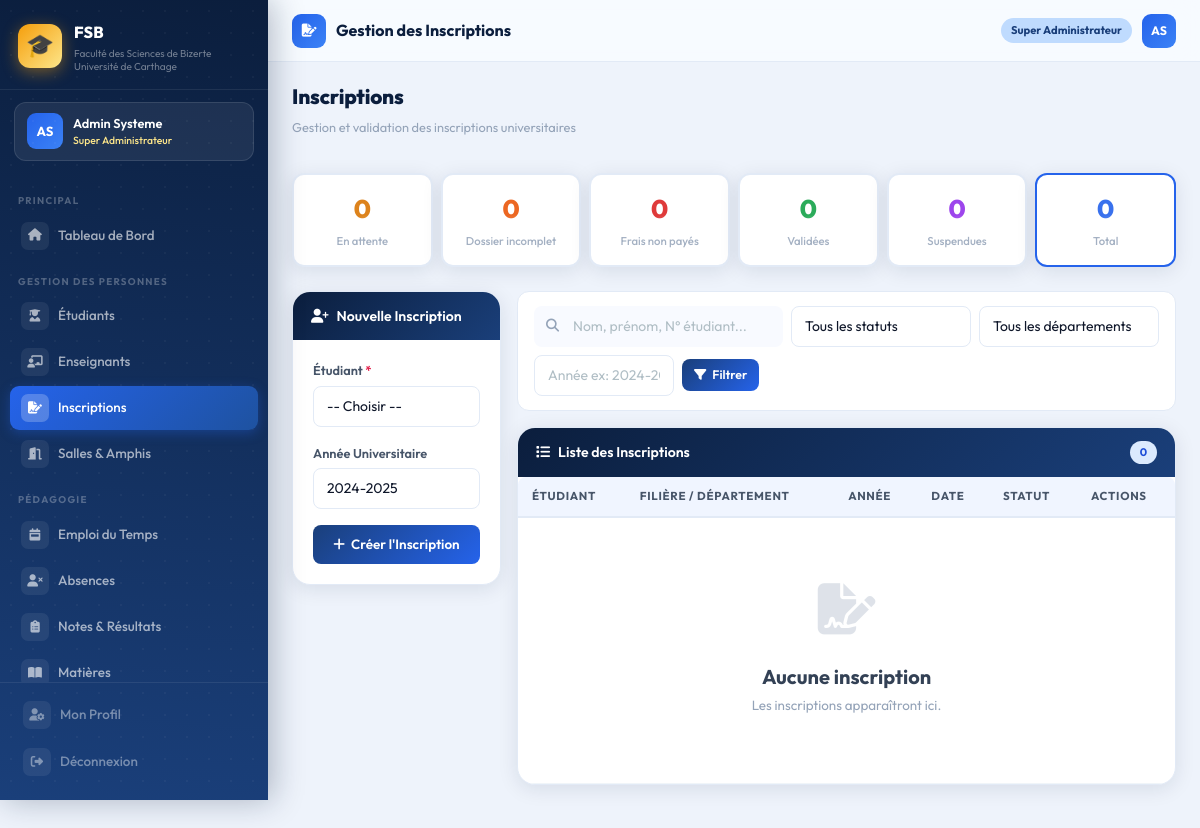
/dashboard/inscriptions/ (signed in), run on an earlier commit of the app's database.
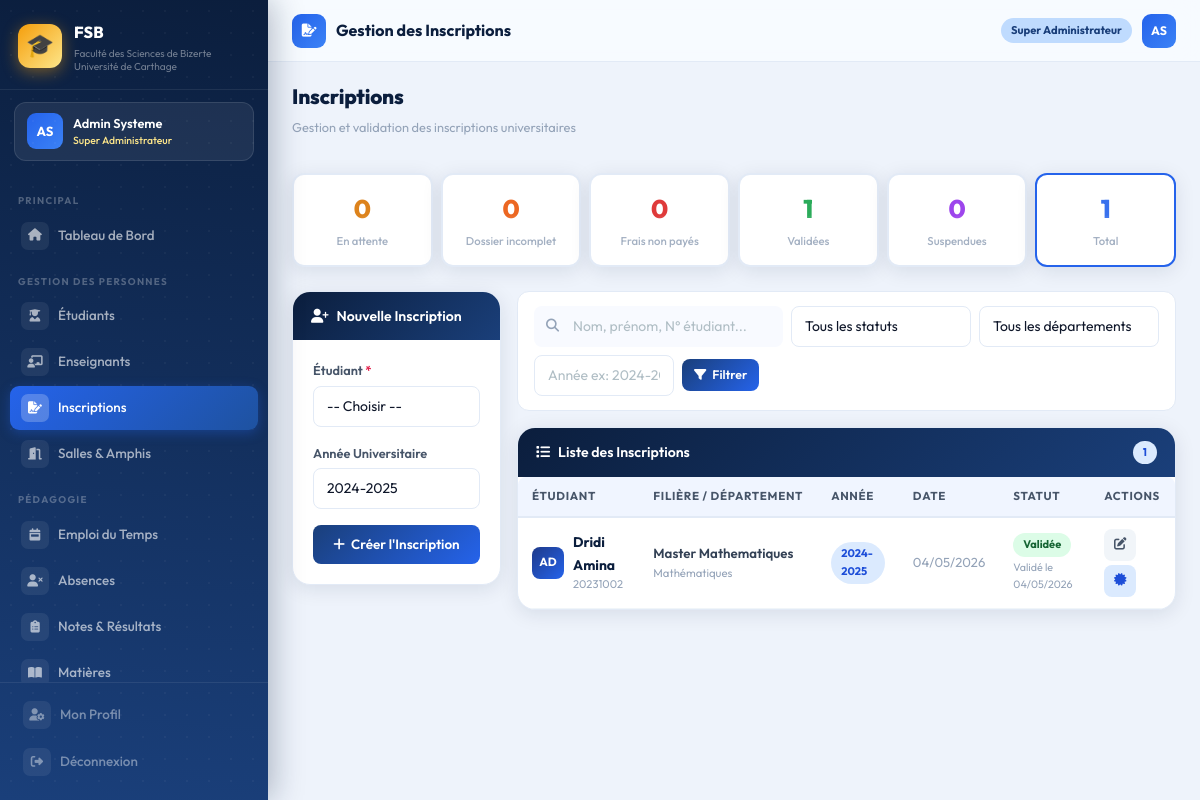
And on a later commit of the database.
### administration/models.py (models this page shows, shortened)
class Inscription(models.Model):
    STATUT_CHOICES = [
        ('en_attente',    'En attente de validation'),
        ('dossier_incomplet', 'Dossier incomplet'),
        ('frais_non_payes',   'Frais non payés'),
        ('validee',       'Validée'),
        ('suspendue',     'Suspendue'),
        ('annulee',       'Annulée'),
    ]
    etudiant            = models.ForeignKey(
        Etudiant, on_delete=models.CASCADE, related_name='inscriptions'
    )
    filiere             = models.ForeignKey(Filiere, on_delete=models.CASCADE)
    annee_universitaire = models.CharField(max_length=9, default='2024-2025')
    date_inscription    = models.DateField(auto_now_add=True)
    statut              = models.CharField(
        max_length=25, choices=STATUT_CHOICES, default='en_attente'
    )
    commentaire         = models.TextField(
        blank=True, default='',
        help_text="Commentaire de l'administration"
    )
    date_validation     = models.DateField(null=True, blank=True)
    valide_par          = models.CharField(max_length=100, blank=True, default='')
    class Meta:
        unique_together = ['etudiant', 'annee_universitaire']
        ordering = ['-date_inscription']

class Etudiant(models.Model):
    STATUT_CHOICES = [
        ('inscrit',   'Inscrit'),
        ('suspendu',  'Suspendu'),
        ('diplome',   'Diplômé'),
        ('abandonne', 'Abandonné'),
    ]
    nom               = models.CharField(max_length=100,null=True, blank=True)
    prenom            = models.CharField(max_length=100,null=True, blank=True)
    numero_etudiant   = models.CharField(max_length=20, unique=True)
    cin               = models.CharField(max_length=20, blank=True)
    email             = models.EmailField(blank=True)
    telephone         = models.CharField(max_length=20, blank=True)
    filiere           = models.ForeignKey(Filiere, on_delete=models.SET_NULL,
                                          null=True, related_name='etudiants')
    annee_inscription = models.IntegerField()
    date_naissance    = models.DateField(null=True, blank=True)
    lieu_naissance    = models.CharField(max_length=100, blank=True)
    adresse           = models.TextField(blank=True)
    statut            = models.CharField(max_length=20, choices=STATUT_CHOICES,
                                         default='inscrit')

class Filiere(models.Model):
    NIVEAU_CHOICES = [
        ('L1','Licence 1'), ('L2','Licence 2'), ('L3','Licence 3'),
        ('M1','Master 1'),  ('M2','Master 2'),  ('Doc','Doctorat'),
        ('CPI','Cycle Préparatoire Intégré'), ('CI','Cycle Ingénieur'),
    ]
    TYPE_CHOICES = [
        ('licence',    'Licence'),
        ('master',     'Master'),
        ('doctorat',   'Doctorat'),
        ('cpi',        'CPI'),
        ('ci',         'CI'),
    ]
    nom            = models.CharField(max_length=100)
    code           = models.CharField(max_length=20, unique=True)
    departement    = models.ForeignKey(
        Departement, on_delete=models.CASCADE, related_name='filieres'
    )
    niveau         = models.CharField(max_length=5, choices=NIVEAU_CHOICES)
    type_formation = models.CharField(
        max_length=20, choices=TYPE_CHOICES, default='licence'
    )
    description    = models.TextField(blank=True, default='')

class Departement(models.Model):
    NOM_CHOICES = [
        ('mathematiques',  'Mathématiques'),
        ('informatique',   'Informatique'),
        ('physique',       'Physique'),
        ('chimie',         'Chimie'),
        ('biologie',   'Biologie'),
        ('geologie', 'Géologie'),
    ]
    nom         = models.CharField(max_length=50, choices=NOM_CHOICES, unique=True)
    chef        = models.CharField(max_length=100, blank=True, null=True, help_text="Nom du chef de département")
    email       = models.EmailField(blank=True)
    telephone   = models.CharField(max_length=20, blank=True)
    description = models.TextField(blank=True)

### administration/views.py (the view, shortened to what this page needs)
@login_required
def gestion_inscriptions(request):
    statut_filtre   = request.GET.get('statut', '')
    annee_filtre    = request.GET.get('annee', '')
    dept_filtre     = request.GET.get('dept', '')
    query           = request.GET.get('q', '')
    inscriptions = Inscription.objects.select_related(
        'etudiant', 'filiere', 'filiere__departement'
    ).all()
    if statut_filtre:
        inscriptions = inscriptions.filter(statut=statut_filtre)
    if annee_filtre:
        inscriptions = inscriptions.filter(annee_universitaire=annee_filtre)
    if dept_filtre:
        inscriptions = inscriptions.filter(filiere__departement_id=dept_filtre)
    from django.db.models import Count
    stats_statut = {
        'en_attente':         Inscription.objects.filter(statut='en_attente').count(),
        'dossier_incomplet':  Inscription.objects.filter(statut='dossier_incomplet').count(),
        'frais_non_payes':    Inscription.objects.filter(statut='frais_non_payes').count(),
        'validee':            Inscription.objects.filter(statut='validee').count(),
        'suspendue':          Inscription.objects.filter(statut='suspendue').count(),
        'annulee':            Inscription.objects.filter(statut='annulee').count(),
    }
    return render(request, 'administration/inscriptions.html', {
        'inscriptions':   inscriptions,
        'etudiants':      Etudiant.objects.filter(statut='inscrit').order_by('nom'),
        'departements':   Departement.objects.all(),
        'statut_choices': Inscription.STATUT_CHOICES,
        'statut_filtre':  statut_filtre,
        'annee_filtre':   annee_filtre,
        'dept_filtre':    dept_filtre,
        'query':          query,
        'stats':          stats_statut,
    })

### accounts/models.py (called while the page is built)
    @property
    def is_super_admin(self):
        return self.role == 'super_admin'

### templates/administration/inscriptions.html (shortened to what the changed rows need)
{% extends 'base.html' %}
{% block content %}
<div class="page-header">
  <div>
    <h1>Inscriptions</h1>
  </div>
</div>
<div class="row g-2 mb-4">
  <div class="col fu fu4">
    <a href="?statut=validee" class="stat-link">
      <div class="stat-card {% if statut_filtre == 'validee' %}active-validee{% endif %}">
        <div class="stat-value validee">{{ stats.validee }}</div>
        <div class="stat-label">Validées</div>
      </div>
    </a>
  </div>
  <div class="col fu fu6">
    <a href="?" class="stat-link">
      <div class="stat-card {% if not statut_filtre %}active-total{% endif %}">
        <div class="stat-value total">
          {{ stats.en_attente|add:stats.dossier_incomplet|add:stats.frais_non_payes|add:stats.validee|add:stats.suspendue|add:stats.annulee }}
        </div>
        <div class="stat-label">Total</div>
      </div>
    </a>
  </div>
</div>
<div class="row g-3">
  <div class="col-lg-9">
    <div class="card-fsb fu fu2">
      <div class="card-fsb-header">
        <div class="header-left"><i class="fas fa-list"></i> Liste des Inscriptions</div>
        <span class="badge-pill b-blue">{{ inscriptions.count }}</span>
      </div>
      <div class="card-fsb-body" style="padding:0">
        <div class="table-responsive">
          <table class="table-fsb">
            <thead>
              <tr>
                <th>Étudiant</th>
                <th>Filière / Département</th>
                <th>Année</th>
                <th>Date</th>
                <th>Statut</th>
                <th>Actions</th>
              </tr>
            </thead>
            <tbody>
              {% for ins in inscriptions %}
              <tr>
                <td style="vertical-align:middle">
                  <div style="display:flex;align-items:center;gap:9px">
                    <div style="width:32px;height:32px;border-radius:8px;
                                background:linear-gradient(135deg,#1e3a8a,#2563eb);
                                display:flex;align-items:center;justify-content:center;
                                color:white;font-weight:700;font-size:0.74rem;flex-shrink:0">
                      {{ ins.etudiant.prenom|first|upper }}{{ ins.etudiant.nom|first|upper }}
                    </div>
                    <div>
                      <div style="font-weight:700;color:#0b1e3d;font-size:0.87rem">
                        {{ ins.etudiant.nom }} {{ ins.etudiant.prenom }}
                      </div>
                      <div style="font-size:0.7rem;color:#94a3b8">
                        {{ ins.etudiant.numero_etudiant }}
                      </div>
                    </div>
                  </div>
                </td>
                <td style="vertical-align:middle">
                  <div style="font-size:0.83rem;color:#334155;font-weight:600">
                    {{ ins.filiere.nom|truncatechars:30 }}
                  </div>
                  <div style="font-size:0.71rem;color:#94a3b8">
                    {{ ins.filiere.departement.get_nom_display }}
                  </div>
                </td>
                <td style="vertical-align:middle">
                  <span class="badge-pill b-blue">{{ ins.annee_universitaire }}</span>
                </td>
                <td style="vertical-align:middle;color:#94a3b8;font-size:0.82rem">
                  {{ ins.date_inscription|date:"d/m/Y" }}
                </td>
                <td style="vertical-align:middle">
                  <span class="badge-pill
                    {% if ins.statut == 'validee' %}b-green
                    {% elif ins.statut == 'en_attente' %}b-yellow
                    {% elif ins.statut == 'suspendue' %}b-purple
                    {% elif ins.statut == 'annulee' %}b-red
                    {% elif ins.statut == 'frais_non_payes' %}b-red
                    {% else %}b-orange{% endif %}">
                    {{ ins.get_statut_display }}
                  </span>
                  {% if ins.date_validation %}
                  <div style="font-size:0.67rem;color:#94a3b8;margin-top:2px">
                    Validé le {{ ins.date_validation|date:"d/m/Y" }}
                  </div>
                  {% endif %}
                </td>
                <td style="vertical-align:middle">
                  <div style="display:flex;gap:4px;flex-wrap:wrap">
                    <button class="btn-icon ic-gray btn-change-statut"
        title="Changer le statut"
        data-id="{{ ins.pk }}"
        data-statut="{{ ins.statut }}"
        data-nom="{{ ins.etudiant.nom }} {{ ins.etudiant.prenom }}">
  <i class="fas fa-edit"></i>
</button>
                    {% if ins.statut == 'validee' %}
                    <a href="{% url 'administration:attestation' ins.pk %}" class="btn-icon ic-blue"
                      title="Attestation d'inscription" target="_blank">
                      <i class="fas fa-certificate"></i>
                    </a>
                    {% endif %}
                  </div>
                </td>
              </tr>
              {% empty %}
              <tr>
                <td colspan="6">
                  <div class="empty-state" style="padding:40px">
                    <div class="empty-icon"><i class="fas fa-file-signature"></i></div>
                    <h5>Aucune inscription</h5>
                    <p>Les inscriptions apparaîtront ici.</p>
                  </div>
                </td>
              </tr>
              {% endfor %}
            </tbody>
          </table>
        </div>
      </div>
    </div>
  </div>
</div>
{% endblock %}

What changed in the data, as far as the page shows it:
added Inscription: etudiant.prenom|first "A", etudiant.nom|first "D", etudiant.nom "Dridi", etudiant.prenom "Amina", etudiant.numero_etudiant "20231002", filiere.nom "Master Mathematiques", filiere.departement.nom "Mathématiques", annee_universitaire "2024-2025", date_inscription "04/05/2026", statut "Validée", date_validation "04/05/2026"
Also different on the page:
{{ stats.validee }}: "0" → "1"
{{ inscriptions.count }}: "0" → "1"
text no longer shown: "0 Aucune inscription Les inscriptions apparaîtront ici."
text now shown: "1"
